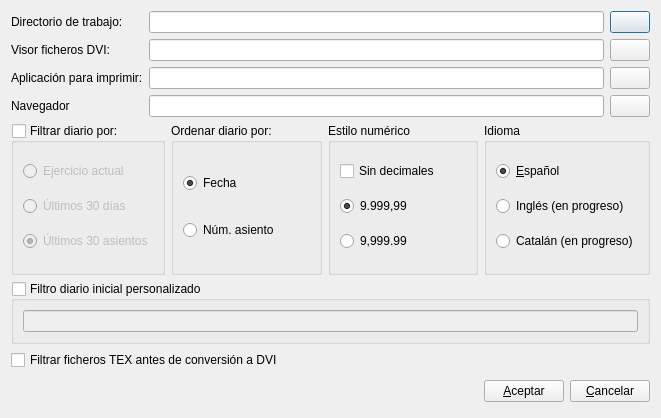
<ui version="4.0" >
 <author>José Manuel Díez Botella</author>
 <class>preferencias</class>
 <widget class="QDialog" name="preferencias" >
  <property name="geometry" >
   <rect>
    <x>0</x>
    <y>0</y>
    <width>661</width>
    <height>418</height>
   </rect>
  </property>
  <property name="windowTitle" >
   <string>Preferencias</string>
  </property>
  <layout class="QVBoxLayout" >
   <item>
    <layout class="QGridLayout" >
     <property name="margin" >
      <number>0</number>
     </property>
     <property name="spacing" >
      <number>6</number>
     </property>
     <item row="0" column="1" >
      <widget class="QLineEdit" name="directoriolineEdit" />
     </item>
     <item row="1" column="0" >
      <widget class="QLabel" name="label_2" >
       <property name="text" >
        <string>Visor ficheros DVI:</string>
       </property>
      </widget>
     </item>
     <item row="3" column="1" >
      <widget class="QLineEdit" name="navegadorlineEdit" />
     </item>
     <item row="2" column="0" >
      <widget class="QLabel" name="label_3" >
       <property name="text" >
        <string>Aplicación para imprimir:</string>
       </property>
      </widget>
     </item>
     <item row="3" column="0" >
      <widget class="QLabel" name="label_4" >
       <property name="text" >
        <string>Navegador</string>
       </property>
      </widget>
     </item>
     <item row="2" column="1" >
      <widget class="QLineEdit" name="imprimirlineEdit" />
     </item>
     <item row="0" column="0" >
      <widget class="QLabel" name="label" >
       <property name="text" >
        <string>Directorio de trabajo:</string>
       </property>
      </widget>
     </item>
     <item row="1" column="1" >
      <widget class="QLineEdit" name="visorlineEdit" />
     </item>
     <item row="0" column="2" >
      <widget class="QPushButton" name="dirButton" >
       <property name="text" >
        <string/>
       </property>
       <property name="icon" >
        <iconset resource="libroK.qrc" >
         <normaloff>:/images/librok-55.png</normaloff>:/images/librok-55.png</iconset>
       </property>
       <property name="iconSize" >
        <size>
         <width>16</width>
         <height>16</height>
        </size>
       </property>
      </widget>
     </item>
     <item row="1" column="2" >
      <widget class="QPushButton" name="visorButton" >
       <property name="text" >
        <string/>
       </property>
       <property name="icon" >
        <iconset resource="libroK.qrc" >
         <normaloff>:/images/librok-55.png</normaloff>:/images/librok-55.png</iconset>
       </property>
      </widget>
     </item>
     <item row="2" column="2" >
      <widget class="QPushButton" name="imprimirButton" >
       <property name="text" >
        <string/>
       </property>
       <property name="icon" >
        <iconset resource="libroK.qrc" >
         <normaloff>:/images/librok-55.png</normaloff>:/images/librok-55.png</iconset>
       </property>
      </widget>
     </item>
     <item row="3" column="2" >
      <widget class="QPushButton" name="navegadorButton" >
       <property name="text" >
        <string/>
       </property>
       <property name="icon" >
        <iconset resource="libroK.qrc" >
         <normaloff>:/images/librok-55.png</normaloff>:/images/librok-55.png</iconset>
       </property>
      </widget>
     </item>
    </layout>
   </item>
   <item>
    <layout class="QHBoxLayout" >
     <item>
      <widget class="QGroupBox" name="filtrargroupBox" >
       <property name="sizePolicy" >
        <sizepolicy vsizetype="Expanding" hsizetype="Expanding" >
         <horstretch>0</horstretch>
         <verstretch>0</verstretch>
        </sizepolicy>
       </property>
       <property name="title" >
        <string>Filtrar diario por:</string>
       </property>
       <property name="checkable" >
        <bool>true</bool>
       </property>
       <property name="checked" >
        <bool>false</bool>
       </property>
       <layout class="QVBoxLayout" >
        <property name="spacing" >
         <number>6</number>
        </property>
        <property name="margin" >
         <number>9</number>
        </property>
        <item>
         <widget class="QRadioButton" name="ejercicioradioButton" >
          <property name="text" >
           <string>Ejercicio actual</string>
          </property>
         </widget>
        </item>
        <item>
         <widget class="QRadioButton" name="u30diasradioButton" >
          <property name="text" >
           <string>Últimos 30 días</string>
          </property>
         </widget>
        </item>
        <item>
         <widget class="QRadioButton" name="u30asientosradioButton" >
          <property name="text" >
           <string>Últimos 30 asientos</string>
          </property>
          <property name="checked" >
           <bool>true</bool>
          </property>
         </widget>
        </item>
       </layout>
      </widget>
     </item>
     <item>
      <widget class="QGroupBox" name="groupBox_2" >
       <property name="sizePolicy" >
        <sizepolicy vsizetype="Expanding" hsizetype="Expanding" >
         <horstretch>0</horstretch>
         <verstretch>0</verstretch>
        </sizepolicy>
       </property>
       <property name="title" >
        <string>Ordenar diario por:</string>
       </property>
       <layout class="QVBoxLayout" >
        <property name="spacing" >
         <number>6</number>
        </property>
        <property name="margin" >
         <number>9</number>
        </property>
        <item>
         <widget class="QRadioButton" name="fecharadioButton" >
          <property name="text" >
           <string>Fecha</string>
          </property>
          <property name="checked" >
           <bool>true</bool>
          </property>
         </widget>
        </item>
        <item>
         <widget class="QRadioButton" name="numradioButton" >
          <property name="text" >
           <string>Núm. asiento</string>
          </property>
         </widget>
        </item>
       </layout>
      </widget>
     </item>
     <item>
      <widget class="QGroupBox" name="groupBox_3" >
       <property name="sizePolicy" >
        <sizepolicy vsizetype="Expanding" hsizetype="Expanding" >
         <horstretch>0</horstretch>
         <verstretch>0</verstretch>
        </sizepolicy>
       </property>
       <property name="title" >
        <string>Estilo numérico</string>
       </property>
       <layout class="QVBoxLayout" >
        <property name="spacing" >
         <number>6</number>
        </property>
        <property name="margin" >
         <number>9</number>
        </property>
        <item>
         <widget class="QCheckBox" name="sindecimalescheckBox" >
          <property name="text" >
           <string>Sin decimales</string>
          </property>
         </widget>
        </item>
        <item>
         <widget class="QRadioButton" name="comaradioButton" >
          <property name="text" >
           <string>9.999,99</string>
          </property>
          <property name="checked" >
           <bool>true</bool>
          </property>
         </widget>
        </item>
        <item>
         <widget class="QRadioButton" name="puntoradioButton" >
          <property name="text" >
           <string>9,999.99</string>
          </property>
         </widget>
        </item>
       </layout>
      </widget>
     </item>
     <item>
      <widget class="QGroupBox" name="idiomagroupBox" >
       <property name="title" >
        <string>Idioma</string>
       </property>
       <layout class="QVBoxLayout" >
        <item>
         <widget class="QRadioButton" name="espradioButton" >
          <property name="text" >
           <string>&amp;Español</string>
          </property>
          <property name="checked" >
           <bool>true</bool>
          </property>
         </widget>
        </item>
        <item>
         <widget class="QRadioButton" name="ingradioButton" >
          <property name="text" >
           <string>Inglés (en progreso)</string>
          </property>
         </widget>
        </item>
        <item>
         <widget class="QRadioButton" name="catradioButton" >
          <property name="text" >
           <string>Catalán (en progreso)</string>
          </property>
         </widget>
        </item>
       </layout>
      </widget>
     </item>
    </layout>
   </item>
   <item>
    <widget class="QGroupBox" name="personalizadogroupBox" >
     <property name="title" >
      <string>Filtro diario inicial personalizado</string>
     </property>
     <property name="checkable" >
      <bool>true</bool>
     </property>
     <property name="checked" >
      <bool>false</bool>
     </property>
     <layout class="QVBoxLayout" >
      <property name="spacing" >
       <number>6</number>
      </property>
      <property name="margin" >
       <number>9</number>
      </property>
      <item>
       <widget class="QLineEdit" name="personalizadolineEdit" />
      </item>
     </layout>
    </widget>
   </item>
   <item>
    <widget class="QCheckBox" name="filtratexcheckBox" >
     <property name="text" >
      <string>Filtrar ficheros TEX antes de conversión a DVI</string>
     </property>
    </widget>
   </item>
   <item>
    <layout class="QHBoxLayout" >
     <property name="spacing" >
      <number>6</number>
     </property>
     <property name="margin" >
      <number>0</number>
     </property>
     <item>
      <spacer>
       <property name="orientation" >
        <enum>Qt::Horizontal</enum>
       </property>
       <property name="sizeHint" stdset="0" >
        <size>
         <width>131</width>
         <height>31</height>
        </size>
       </property>
      </spacer>
     </item>
     <item>
      <widget class="QPushButton" name="okButton" >
       <property name="text" >
        <string>&amp;Aceptar</string>
       </property>
       <property name="icon" >
        <iconset resource="libroK.qrc" >
         <normaloff>:/images/librok-42.png</normaloff>:/images/librok-42.png</iconset>
       </property>
      </widget>
     </item>
     <item>
      <widget class="QPushButton" name="cancelButton" >
       <property name="text" >
        <string>&amp;Cancelar</string>
       </property>
       <property name="icon" >
        <iconset resource="libroK.qrc" >
         <normaloff>:/images/librok-7.png</normaloff>:/images/librok-7.png</iconset>
       </property>
      </widget>
     </item>
    </layout>
   </item>
  </layout>
 </widget>
 <tabstops>
  <tabstop>directoriolineEdit</tabstop>
  <tabstop>visorlineEdit</tabstop>
  <tabstop>imprimirlineEdit</tabstop>
  <tabstop>navegadorlineEdit</tabstop>
  <tabstop>ejercicioradioButton</tabstop>
  <tabstop>u30diasradioButton</tabstop>
  <tabstop>u30asientosradioButton</tabstop>
  <tabstop>fecharadioButton</tabstop>
  <tabstop>numradioButton</tabstop>
  <tabstop>sindecimalescheckBox</tabstop>
  <tabstop>comaradioButton</tabstop>
  <tabstop>puntoradioButton</tabstop>
  <tabstop>personalizadolineEdit</tabstop>
  <tabstop>filtratexcheckBox</tabstop>
  <tabstop>okButton</tabstop>
  <tabstop>cancelButton</tabstop>
 </tabstops>
 <resources>
  <include location="libroK.qrc" />
 </resources>
 <connections>
  <connection>
   <sender>okButton</sender>
   <signal>clicked()</signal>
   <receiver>preferencias</receiver>
   <slot>accept()</slot>
   <hints>
    <hint type="sourcelabel" >
     <x>562</x>
     <y>409</y>
    </hint>
    <hint type="destinationlabel" >
     <x>96</x>
     <y>254</y>
    </hint>
   </hints>
  </connection>
  <connection>
   <sender>cancelButton</sender>
   <signal>clicked()</signal>
   <receiver>preferencias</receiver>
   <slot>reject()</slot>
   <hints>
    <hint type="sourcelabel" >
     <x>655</x>
     <y>409</y>
    </hint>
    <hint type="destinationlabel" >
     <x>179</x>
     <y>282</y>
    </hint>
   </hints>
  </connection>
 </connections>
</ui>
